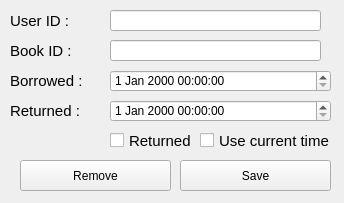
<?xml version="1.0" encoding="UTF-8"?>
<ui version="4.0">
 <class>BorrowBookEditForm</class>
 <widget class="QWidget" name="BorrowBookEditForm">
  <property name="geometry">
   <rect>
    <x>0</x>
    <y>0</y>
    <width>344</width>
    <height>203</height>
   </rect>
  </property>
  <property name="sizePolicy">
   <sizepolicy hsizetype="Fixed" vsizetype="Fixed">
    <horstretch>0</horstretch>
    <verstretch>0</verstretch>
   </sizepolicy>
  </property>
  <property name="windowTitle">
   <string>Borrowing Book Edit</string>
  </property>
  <property name="windowIcon">
   <iconset>
    <normaloff>../../assets/logo.svg</normaloff>../../assets/logo.svg</iconset>
  </property>
  <widget class="QLabel" name="label_2">
   <property name="geometry">
    <rect>
     <x>10</x>
     <y>10</y>
     <width>91</width>
     <height>21</height>
    </rect>
   </property>
   <property name="styleSheet">
    <string notr="true">font-size: 15px;</string>
   </property>
   <property name="text">
    <string>User ID : </string>
   </property>
  </widget>
  <widget class="QLineEdit" name="lineEditUserID">
   <property name="geometry">
    <rect>
     <x>110</x>
     <y>10</y>
     <width>211</width>
     <height>21</height>
    </rect>
   </property>
   <property name="text">
    <string/>
   </property>
   <property name="maxLength">
    <number>64</number>
   </property>
  </widget>
  <widget class="QLabel" name="label_3">
   <property name="geometry">
    <rect>
     <x>10</x>
     <y>40</y>
     <width>91</width>
     <height>21</height>
    </rect>
   </property>
   <property name="styleSheet">
    <string notr="true">font-size: 15px;</string>
   </property>
   <property name="text">
    <string>Book ID : </string>
   </property>
  </widget>
  <widget class="QLineEdit" name="lineEditBookID">
   <property name="geometry">
    <rect>
     <x>110</x>
     <y>40</y>
     <width>211</width>
     <height>21</height>
    </rect>
   </property>
   <property name="text">
    <string/>
   </property>
   <property name="maxLength">
    <number>64</number>
   </property>
  </widget>
  <widget class="QLabel" name="label_4">
   <property name="geometry">
    <rect>
     <x>10</x>
     <y>70</y>
     <width>91</width>
     <height>21</height>
    </rect>
   </property>
   <property name="styleSheet">
    <string notr="true">font-size: 15px;</string>
   </property>
   <property name="text">
    <string>Borrowed : </string>
   </property>
  </widget>
  <widget class="QLabel" name="label_5">
   <property name="geometry">
    <rect>
     <x>10</x>
     <y>100</y>
     <width>91</width>
     <height>21</height>
    </rect>
   </property>
   <property name="styleSheet">
    <string notr="true">font-size: 15px;</string>
   </property>
   <property name="text">
    <string>Returned : </string>
   </property>
  </widget>
  <widget class="QDateTimeEdit" name="dateTimeEditBorrowed">
   <property name="geometry">
    <rect>
     <x>110</x>
     <y>70</y>
     <width>221</width>
     <height>22</height>
    </rect>
   </property>
  </widget>
  <widget class="QDateTimeEdit" name="dateTimeEditReturned">
   <property name="geometry">
    <rect>
     <x>110</x>
     <y>100</y>
     <width>221</width>
     <height>22</height>
    </rect>
   </property>
  </widget>
  <widget class="QCheckBox" name="checkBoxUseCurrentTime">
   <property name="geometry">
    <rect>
     <x>200</x>
     <y>130</y>
     <width>141</width>
     <height>21</height>
    </rect>
   </property>
   <property name="styleSheet">
    <string notr="true">font-size: 15px;</string>
   </property>
   <property name="text">
    <string>Use current time</string>
   </property>
  </widget>
  <widget class="QPushButton" name="pushButtonSave">
   <property name="geometry">
    <rect>
     <x>180</x>
     <y>160</y>
     <width>151</width>
     <height>31</height>
    </rect>
   </property>
   <property name="text">
    <string>Save</string>
   </property>
  </widget>
  <widget class="QCheckBox" name="checkBoxReturned">
   <property name="geometry">
    <rect>
     <x>110</x>
     <y>130</y>
     <width>91</width>
     <height>21</height>
    </rect>
   </property>
   <property name="styleSheet">
    <string notr="true">font-size: 15px;</string>
   </property>
   <property name="text">
    <string>Returned</string>
   </property>
  </widget>
  <widget class="QPushButton" name="pushButtonRemove">
   <property name="geometry">
    <rect>
     <x>20</x>
     <y>160</y>
     <width>151</width>
     <height>31</height>
    </rect>
   </property>
   <property name="text">
    <string>Remove</string>
   </property>
  </widget>
 </widget>
 <tabstops>
  <tabstop>lineEditUserID</tabstop>
  <tabstop>lineEditBookID</tabstop>
  <tabstop>dateTimeEditBorrowed</tabstop>
  <tabstop>dateTimeEditReturned</tabstop>
  <tabstop>checkBoxReturned</tabstop>
  <tabstop>checkBoxUseCurrentTime</tabstop>
  <tabstop>pushButtonSave</tabstop>
  <tabstop>pushButtonRemove</tabstop>
 </tabstops>
 <resources/>
 <connections/>
</ui>
